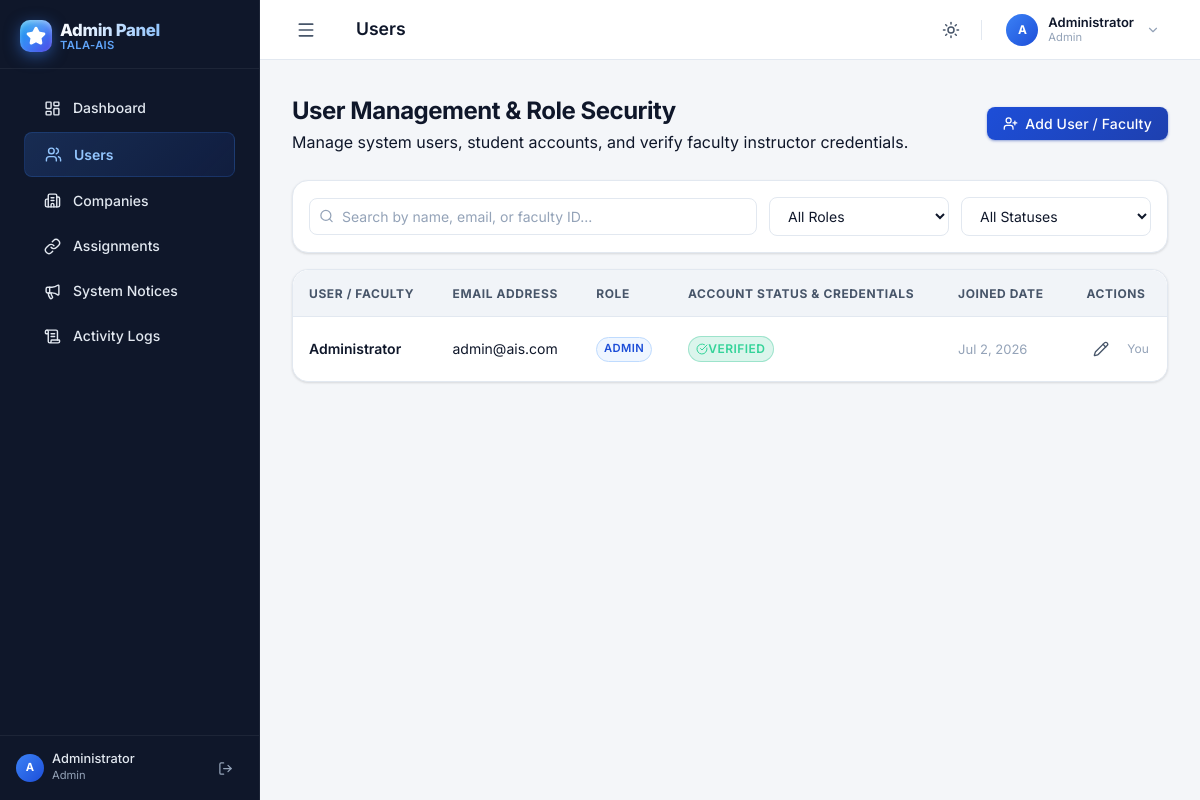
The page /admin/users.php (signed in) on the database its author committed.
### tables this page shows
CREATE TABLE IF NOT EXISTS `users` (
    `id` INT AUTO_INCREMENT PRIMARY KEY,
    `name` VARCHAR(100) NOT NULL,
    `email` VARCHAR(150) NOT NULL UNIQUE,
    `password` VARCHAR(255) NOT NULL,
    `role` ENUM('Admin','Instructor','Student') NOT NULL DEFAULT 'Student',
    `status` ENUM('approved','pending','rejected') NOT NULL DEFAULT 'approved',
    `faculty_id` VARCHAR(50) NULL DEFAULT NULL,
    `department` VARCHAR(100) NULL DEFAULT NULL,
    `verification_notes` TEXT NULL DEFAULT NULL,
    `verified_by` INT NULL DEFAULT NULL,
    `verified_at` DATETIME NULL DEFAULT NULL,
    `active_company_id` INT NULL DEFAULT NULL,
    `created_at` TIMESTAMP DEFAULT CURRENT_TIMESTAMP
);

### admin/users.php (the view, shortened to what this page needs)
<?php
require_once '../includes/header.php';
$db = get_db();
$query = "
    SELECT u.id, u.name, u.email, u.role, u.status, u.faculty_id, u.department,
           u.verification_notes, u.verified_by, u.verified_at, u.created_at,
           v.name as verifier_name
    FROM users u
    LEFT JOIN users v ON u.verified_by = v.id
    ORDER BY (CASE WHEN u.role = 'Instructor' AND u.status = 'pending' THEN 0 ELSE 1 END), u.name ASC
";
$res = $db->query($query);
$users = $res ? $res->fetch_all(MYSQLI_ASSOC) : [];
$roleBadge = [
    'Admin' => 'primary',
    'Instructor' => 'info',
    'Student' => 'neutral',
];
?>
<div class="page-header flex justify-between items-center" style="margin-bottom: 1.5rem;">
    <div class="page-header-text">
        <h1 class="page-title">User Management &amp; Role Security</h1>
        <p class="page-subtitle">Manage system users, student accounts, and verify faculty instructor credentials.</p>
    </div>
    <div class="flex items-center gap-2">
        <button class="btn btn-primary" onclick="openAddModal()">
            <i data-lucide="user-plus" style="width:15px;height:15px;"></i> Add User / Faculty
        </button>
    </div>
</div>
<div class="card" style="padding: 1rem; margin-bottom: 1rem; display: flex; gap: 0.75rem; flex-wrap: wrap; align-items: center;">
    <div style="position: relative; flex: 1; min-width: 220px;">
        <i data-lucide="search" style="width:15px;height:15px; position:absolute; left:10px; top:50%; transform:translateY(-50%); color: var(--text-muted);"></i>
        <input type="text" id="userSearch" class="form-control" style="padding-left: 32px;" placeholder="Search by name, email, or faculty ID..." onkeyup="filterUsers()">
    </div>
    <select id="roleFilter" class="form-control" style="max-width: 180px;" onchange="filterUsers()">
        <option value="">All Roles</option>
    </select>
    <select id="statusFilter" class="form-control" style="max-width: 190px;" onchange="filterUsers()">
        <option value="">All Statuses</option>
    </select>
</div>
<div class="card" style="padding: 0; overflow: hidden;">
    <div class="table-container">
        <table class="table">
            <thead>
                <tr>
                    <th>User / Faculty</th>
                    <th>Email Address</th>
                    <th>Role</th>
                    <th>Account Status &amp; Credentials</th>
                    <th>Joined Date</th>
                    <th class="text-center">Actions</th>
                </tr>
            </thead>
            <tbody id="userTableBody">
                <?php foreach ($users as $u):
                    $uStatus = $u['status'] ?? 'approved';
                    $isPendingInst = ($u['role'] === 'Instructor' && $uStatus === 'pending');
                ?>
                <tr data-search="<?= htmlspecialchars(strtolower($u['name'] . ' ' . $u['email'] . ' ' . ($u['faculty_id'] ?? '') . ' ' . ($u['department'] ?? ''))) ?>"
                    data-role="<?= htmlspecialchars($u['role']) ?>"
                    data-status="<?= htmlspecialchars($uStatus) ?>"
                    style="<?= $isPendingInst ? 'background: rgba(245, 158, 11, 0.05);' : '' ?>">
                    <td>
                        <div style="font-weight: 600; color: var(--text-primary);"><?= htmlspecialchars($u['name']) ?></div>
                    </td>
                    <td class="text-muted"><?= htmlspecialchars($u['email']) ?></td>
                    <td>
                        <span class="badge badge-<?= $roleBadge[$u['role']] ?? 'neutral' ?>">
                            <?= htmlspecialchars($u['role']) ?>
                        </span>
                    </td>
                    <td>
                        <?php if ($uStatus === 'approved'): ?>
                            <span class="badge" style="background: rgba(16,185,129,0.15); color: #34d399; border: 1px solid rgba(16,185,129,0.3); font-weight: 600; font-size: 0.75rem;">
                                <i data-lucide="check-circle" style="width: 12px; height: 12px; display: inline-block; vertical-align: middle;"></i> Verified
                            </span>
                        <?php elseif ($uStatus === 'pending'): ?>
                            <span class="badge" style="background: rgba(245,158,11,0.2); color: #fbbf24; border: 1px solid rgba(245,158,11,0.4); font-weight: 700; font-size: 0.75rem;">
                                <i data-lucide="clock" style="width: 12px; height: 12px; display: inline-block; vertical-align: middle;"></i> Pending Verification
                            </span>
                        <?php else: ?>
                            <span class="badge" style="background: rgba(239,68,68,0.15); color: #f87171; border: 1px solid rgba(239,68,68,0.3); font-weight: 600; font-size: 0.75rem;">
                                Rejected
                            </span>
                        <?php endif; ?>
                    </td>
                    <td style="font-size: 0.8125rem; color: var(--text-muted);"><?= date('M j, Y', strtotime($u['created_at'])) ?></td>
                    <td>
                        <div class="flex justify-center items-center gap-2">
                            <button type="button" class="icon-btn" title="Edit User"
                                onclick='openEditModal(<?= (int)$u['id'] ?>, <?= json_encode($u['name']) ?>, <?= json_encode($u['email']) ?>, <?= json_encode($u['role']) ?>, <?= json_encode($uStatus) ?>, <?= json_encode($u['faculty_id'] ?? '') ?>, <?= json_encode($u['department'] ?? '') ?>, <?= json_encode($u['verification_notes'] ?? '') ?>)'>
                                <i data-lucide="pencil" style="width:16px;height:16px;"></i>
                            </button>
                            <?php if ((int)$u['id'] !== (int)$_SESSION['user_id']): ?>
                            <form method="POST" onsubmit="return confirm('Are you sure you want to delete this user? This cannot be undone.');" style="display:inline;">
                                <?= csrf_input() ?>
                                <input type="hidden" name="action" value="delete_user">
                                <input type="hidden" name="id" value="<?= $u['id'] ?>">
                                <button type="submit" class="icon-btn text-danger" title="Delete User">
                                    <i data-lucide="trash-2" style="width:16px;height:16px;"></i>
                                </button>
                            </form>
                            <?php else: ?>
                            <span class="text-muted text-xs">You</span>
                            <?php endif; ?>
                        </div>
                    </td>
                </tr>
                <?php endforeach; ?>
            </tbody>
        </table>
    </div>
</div>
<?php require_once '../includes/footer.php'; ?>

### includes/header.php (shortened to what this page needs)
<?php
$userName = $_SESSION['user_name'] ?? 'Admin';
$userRole = $_SESSION['user_role'] ?? 'Super Admin';
$parts = explode(' ', $userName);
$initials = strtoupper(substr($parts[0], 0, 1) . (isset($parts[1]) ? substr($parts[1], 0, 1) : ''));
$activeCompanyName = null;
$current_page = basename($_SERVER['PHP_SELF'], '.php');
$pageNames = [
    'dashboard' => in_array($userRole, ['Instructor', 'Admin']) ? 'Reports/Outputs' : 'Dashboard',
    'journal_entries' => 'Journal Entries',
    'sales_journal' => 'Sales / Invoices',
    'purchases_journal' => 'Purchases Journal',
    'cash_receipts_journal' => 'Receipts Journal',
    'cash_disbursements_journal' => 'Disbursements Journal',
    'general_ledger' => 'General Ledger',
    'subsidiary_ledger' => 'Subsidiary Ledger',
    'trial_balance' => 'Trial Balance',
    'financial_statements' => 'Financial Statements',
    'chart_of_accounts' => 'Chart of Accounts',
    'company_setup' => 'Company Setup',
    'customers' => 'Customers',
    'suppliers' => 'Suppliers',
    'employees' => 'Employees',
    'student_output' => 'Student Output Review',
    'system_notices' => 'System Notices',
];
$pageTitle = $pageNames[$current_page] ?? ucfirst($current_page);
?>
<!DOCTYPE html>
<html lang="en">
<head>
<link rel="stylesheet" href="<?= BASE_URL ?>assets/css/style.css">
</head>
<body>
<div class="layout">
    <div class="sidebar" id="mainSidebar">
        <div class="sidebar-header">
            <div class="logo-container" style="flex-direction: column; align-items: flex-start; gap: 0.25rem;">
                <div class="flex items-center gap-2">
                    <div class="star-glow-badge" style="background: linear-gradient(135deg, #0ea5e9, #3b82f6, #4f46e5); padding: 6px; border-radius: 10px; display: flex; align-items: center; justify-content: center; box-shadow: 0 4px 15px rgba(59, 130, 246, 0.5), inset 0 2px 4px rgba(255,255,255,0.3); position: relative; overflow: hidden;">
                        <div style="position: absolute; top: 0; left: 0; right: 0; height: 50%; background: linear-gradient(to bottom, rgba(255,255,255,0.25), transparent);"></div>
                        <i data-lucide="star" color="#ffffff" stroke-width="2.5" fill="#ffffff" style="width: 20px; height: 20px; z-index: 1;"></i>
                    </div>
                    <div>
                        <?php if (defined('IS_ADMIN_PANEL')): ?>
                        <div style="font-size: 1.05rem; font-weight: 800; background: linear-gradient(to right, #ffffff, #93c5fd); -webkit-background-clip: text; -webkit-text-fill-color: transparent; letter-spacing: -0.02em; line-height: 1.2;">
                            Admin Panel
                        </div>
                        <?php elseif ($activeCompanyName): ?>
                        <div style="font-size: 1.05rem; font-weight: 800; background: linear-gradient(to right, #ffffff, #93c5fd); -webkit-background-clip: text; -webkit-text-fill-color: transparent; letter-spacing: -0.02em; line-height: 1.2;">
                            <?= htmlspecialchars($activeCompanyName) ?>
                        </div>
                        <?php else: ?>
                        <div style="font-size: 1.05rem; font-weight: 800; background: linear-gradient(to right, #ffffff, #93c5fd); -webkit-background-clip: text; -webkit-text-fill-color: transparent; letter-spacing: -0.02em; line-height: 1.2;">
                            TALA-AIS
                        </div>
                        <?php endif; ?>
                        <div style="font-size: 0.7rem; color: #60a5fa; font-weight: 600; letter-spacing: 0.03em; line-height: 1;">
                            TALA-AIS
                        </div>
                    </div>
                </div>
            </div>
        </div>
        <nav class="sidebar-nav">
            <?php if (defined('IS_ADMIN_PANEL')): ?>
            <div style="padding: 0 0.75rem; margin-bottom: 0.5rem;">
                <?php
                $adminSidebarItems = [
                    'dashboard'   => ['icon' => 'layout-dashboard', 'label' => 'Dashboard',     'href' => 'dashboard.php'],
                    'users'       => ['icon' => 'users',            'label' => 'Users',          'href' => 'users.php'],
                    'companies'   => ['icon' => 'building-2',       'label' => 'Companies',      'href' => 'companies.php'],
                    'assignments' => ['icon' => 'link',             'label' => 'Assignments',    'href' => 'assignments.php'],
    'system_notices' => ['icon' => 'megaphone',     'label' => 'System Notices', 'href' => 'system_notices.php'],
                    'logs'        => ['icon' => 'scroll-text',      'label' => 'Activity Logs',  'href' => 'logs.php'],
                ];
                foreach ($adminSidebarItems as $key => $item):
                    $isActive = ($current_page === $key);
                ?>
                <a href="<?= $item['href'] ?>" class="nav-item <?= $isActive ? 'active' : '' ?>" style="margin-bottom: 2px;">
                    <i data-lucide="<?= $item['icon'] ?>" style="width: 17px; height: 17px;"></i>
                    <span><?= $item['label'] ?></span>
                </a>
                <?php endforeach; ?>
            </div>
            <?php endif; ?>
        </nav>
        <div class="sidebar-footer">
            <div class="flex items-center justify-between">
                <div class="flex items-center gap-2" style="color: var(--sidebar-muted); font-size: 0.8rem; min-width: 0;">
                    <div style="width: 28px; height: 28px; border-radius: 50%; background: linear-gradient(135deg, #3b82f6, #1d4ed8); display: flex; align-items: center; justify-content: center; font-size: 0.7rem; font-weight: 700; color: #fff; flex-shrink: 0;">
                        <?= htmlspecialchars($initials) ?>
                    </div>
                    <div style="overflow: hidden;">
                        <div style="color: var(--sidebar-text); font-weight: 500; font-size: 0.8rem; line-height: 1.2; overflow: hidden; text-overflow: ellipsis; white-space: nowrap;"><?= htmlspecialchars($userName) ?></div>
                        <div style="font-size: 0.7rem; overflow: hidden; text-overflow: ellipsis; white-space: nowrap;"><?= htmlspecialchars($userRole) ?></div>
                    </div>
                </div>
                <a href="<?= BASE_URL ?>auth/logout.php" class="icon-btn" style="color: var(--sidebar-muted);" title="Sign Out">
                    <i data-lucide="log-out" style="width: 15px; height: 15px;"></i>
                </a>
            </div>
        </div>
    </div>
    <div class="main-wrapper">
        <div class="topbar">
            <div class="topbar-left" style="display: flex; align-items: center;">
                <button class="icon-btn" onclick="toggleMainSidebar()" title="Toggle Sidebar" style="margin-right: 1rem;">
                    <i data-lucide="menu" style="width: 20px; height: 20px;"></i>
                </button>
                <div class="breadcrumb" style="font-size: 1.1rem; font-weight: 600; display: flex; align-items: center; gap: 0.6rem;">
                <span class="breadcrumb-current"><?= htmlspecialchars($pageTitle) ?></span>
            </div>
            </div>
            <div class="topbar-actions">
                <button class="icon-btn" id="darkModeBtn" title="Toggle Dark/Light Mode" onclick="toggleDarkMode()">
                    <i data-lucide="sun" style="width: 18px; height: 18px;" id="darkModeIcon"></i>
                </button>
                <div class="user-profile-container" style="position: relative;">
                    <div class="user-profile" style="display: flex; align-items: center; gap: 0.625rem; padding: 0.375rem 0.75rem; border-radius: 8px; cursor: pointer;" onclick="document.getElementById('profileMenu').classList.toggle('hidden')">
                        <div class="user-avatar" style="width: 32px; height: 32px; border-radius: 50%; background: linear-gradient(135deg, #3b82f6, #1d4ed8); display: flex; align-items: center; justify-content: center; color: white; font-size: 0.75rem; font-weight: 700;"><?= htmlspecialchars($initials) ?></div>
                        <div class="user-info" style="display: flex; flex-direction: column;">
                            <span class="user-name" style="font-size: 0.8125rem; font-weight: 600; line-height: 1.2;"><?= htmlspecialchars($userName) ?></span>
                            <span class="user-role" style="font-size: 0.7rem; color: var(--text-muted); line-height: 1.2;"><?= htmlspecialchars($userRole) ?></span>
                        </div>
                        <i data-lucide="chevron-down" style="width: 14px; height: 14px; color: var(--text-muted); margin-left: 2px;"></i>
                    </div>
                </div>
            </div>
        </div>
        <main class="main-content">

### includes/footer.php
        </main>
    </div>
</div>
</body>
</html>

### rows shown on the page
users: name "Administrator", email "admin@ais.com", role "ADMIN", status "approved" (drawn), created_at "Jul 2, 2026", shows "You"

### other values the page prints
$item['label'] "Dashboard"
$item['label'] "Users"
$item['label'] "Companies"
$item['label'] "Assignments"
$item['label'] "System Notices"
$item['label'] "Activity Logs"
$initials "A"
$userName "Administrator"
$userRole "Admin"
$pageTitle "Users"
